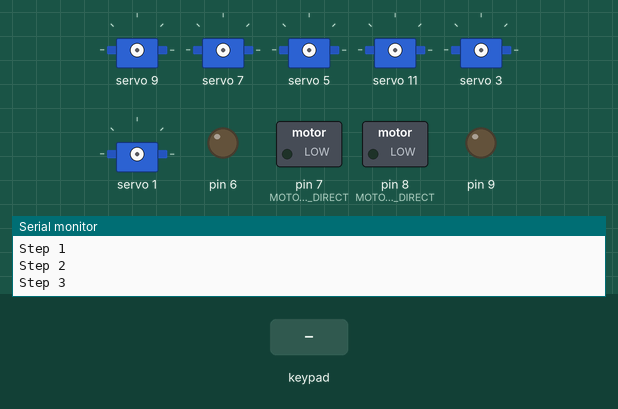
Recording of a sketch running on a simulated Arduino Uno, built with avr-gcc and run on an emulated ATmega328P. Parts: 6 × servo, switched loads named in the sketch (green lamp = pin HIGH), output pins drawn as LEDs (lit = HIGH), the last lines printed to the serial monitor. Inputs (shaded band) come from the test bench.

Above: at 1.3 s.
1.4 s: key 'U' pressed
At 2.5 s:
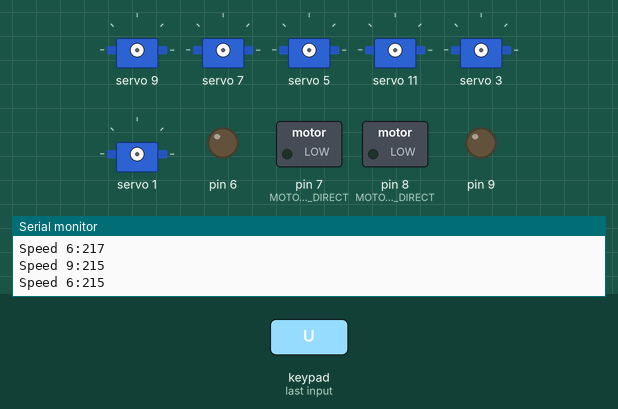
4.4 s: key 'D' pressed
At 5.8 s:
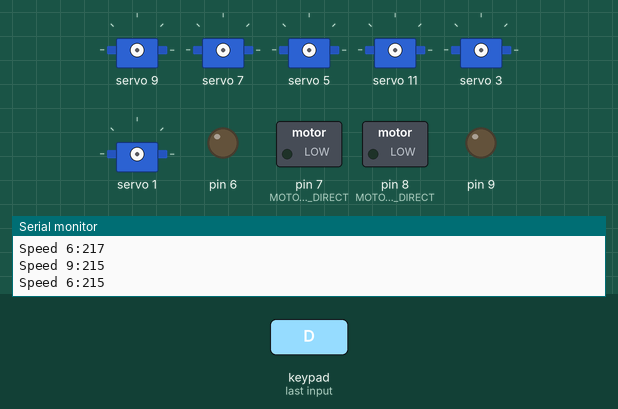
7.4 s: key 'L' pressed
At 8.4 s:
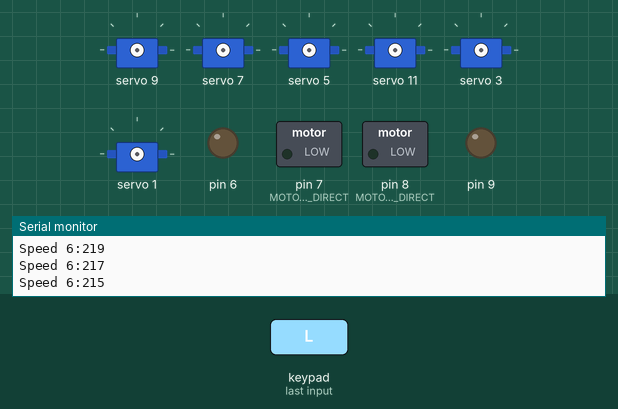
10.4 s: key 'R' pressed
At 11.7 s:
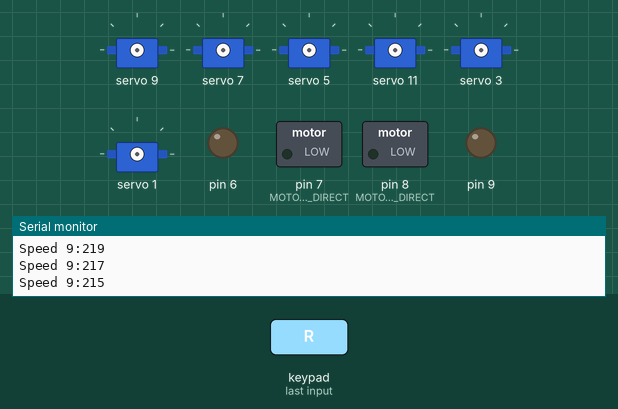
13.4 s: key '-' pressed
At 13.67 s:
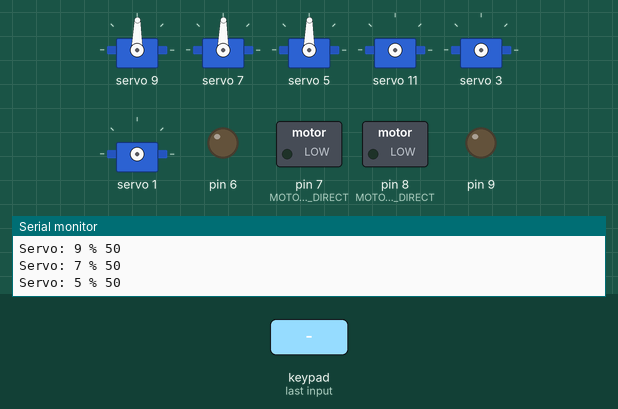
16.4 s: key 'U' pressed
At 17.5 s:
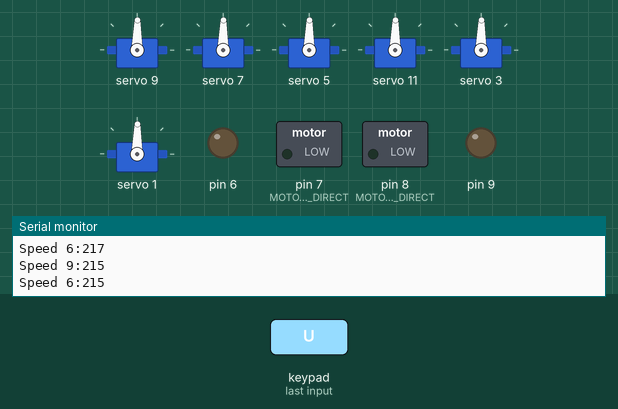
Timing chart, 0 to 19.4 s (numbered marks = the images above; inputs shaded):
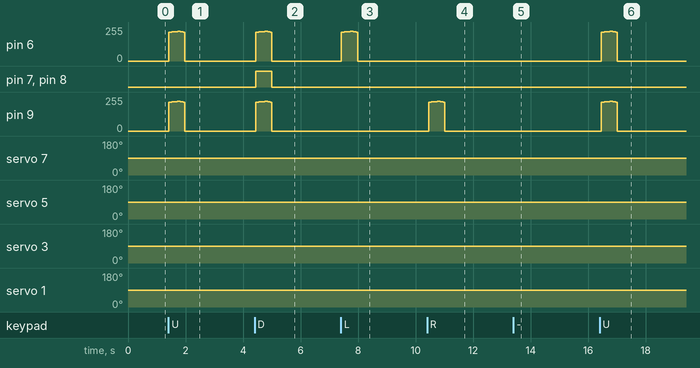

The sketch:

ps2servo.ino
```cpp
#include <PS2X_lib.h>
#include <Adafruit_PWMServoDriver.h>
#include <EEPROM.h>

//Motors
#define MOTOR_R_PWM 6
#define MOTOR_R_DIRECT 7
#define MOTOR_L_PWM 9
#define MOTOR_L_DIRECT 8

#define SPEED_MIN 215
#define SPEED_MAX 255
#define SPEED_STEP 1

#define DIRECT_FORWARD 1
#define DIRECT_BACKWARD 2

//Servos
#define SERVO_MIN  200 // this is the 'minimum' pulse length count (out of 4096)
#define SERVO_MAX  1000 // this is the 'maximum' pulse length count (out of 4096)

#define SERVO_CLAW 1 //servoClaw = 35 - 75%
#define SERVO_HAND_R 3 //servoHandR = 0 - 100%
#define SERVO_HAND_M 5 //servoHandM 10 - 90%
#define SERVO_ELBOW 7 //servoElbM 0 - 100%
#define SERVO_SHLD_M 9 //servoShldM 30 - 70%
#define SERVO_SHLD_R 11 //servoShldR 0 - 100%

Adafruit_PWMServoDriver pwm = Adafruit_PWMServoDriver();

//PS2 Joystick
PS2X ps2x;

int eeAddress = 0;
byte servoPosition[] = {50, 50, 50, 50, 50, 50, 50, 50, 50, 50, 50, 50};
byte servoActive = 0;

struct ServoSetting {
  byte claw;
  byte handr;
  byte handm;
  byte elbow;
  byte shldm;
  byte shldr;
};

byte error = 0;
byte vibrate = 0;

int motorLSpeed = 0;
int motorRSpeed = 0;
byte motorLActive = 0;
byte motorRActive = 0;

//byte motorLDirect = 1;
//byte motorRDirect = 1;
byte counterSS = 0;

void setup()
{
  Serial.begin(57600);

  error = ps2x.config_gamepad(13,4,10,5, true, true);

  if(error == 0)
    Serial.println("Found Controller, configured successful");
  else if(error == 1)
    Serial.println("No controller found");
  else if(error == 2)
    Serial.println("Controller found but not accepting commands.");
  else if(error == 3)
    Serial.println("Controller refusing to enter Pressures mode, may not support it. ");

  if (ps2x.readType() == 1)
  {
    Serial.println("DualShock Controller Found");
  } else {
    Serial.println("Unknown Controller Found");
  }
  Serial.println("Step 1");
  //Servo
  pwm.begin();
  pwm.setPWMFreq(100);

Serial.println("Step 2");

  readServoSettings();

  //Motors
  pinMode(MOTOR_R_DIRECT, OUTPUT);
  pinMode(MOTOR_L_DIRECT, OUTPUT);

Serial.println("Step 3");

  delay(100);
}

void loop()
{
  if(error == 1) //skip loop if no controller found
  {
    Serial.println("Error Joystick");
    return;
  }
//Serial.println(".");

    ps2x.read_gamepad(false, vibrate);          //read controller and set large motor to spin at 'vibrate' speed

    motorLActive = 0;
    motorRActive = 0;
    servoActive = 0;

    if(ps2x.Button(PSB_START))
    {
      // Serial.println("Start");
      //
    }
    if(ps2x.Button(PSB_SELECT))
    {
       Serial.println("Select");
       initServoTop();
    }

    if(ps2x.Button(PSB_GREEN))
    {
       Serial.println("Green");
       //initServoSerpent();
        //Serial.print("Claw pwm: "); Serial.println(pwm.getPWM(SERVO_CLAW));
        //Serial.print("Elbow pwm: "); Serial.println(pwm.getPWM(SERVO_ELBOW));
        //Serial.print("Main pwm: "); Serial.println(pwm.getPWM(SERVO_SHLD_M));
    }

    if(ps2x.Button(PSB_RED))
    {
        Serial.println("Red");
        counterSS++;
        writeServoSettings();
        Serial.println("Servo setting written");
    }
    if(ps2x.Button(PSB_BLUE))
    {
       Serial.println("Blue");
    }
    if(ps2x.Button(PSB_PINK))
    {
       Serial.println("Pink");
    }

    controlButtonMotors();

    if(ps2x.Button(PSB_R1))
    {
      controlStikMotors1();
      //stikersLog();
    }

    if(ps2x.Button(PSB_L1))
    {
      controlStikMotors2();
      //stikersLog();
    }

    if(ps2x.Button(PSB_R2))
    {
      controlStikServosBottom();
      //stikersLog();
    }

    if(ps2x.Button(PSB_L2))
    {
      controlStikServosTop();
      //stikersLog();
    }

    //by default motors speed down
    if ( motorLActive == 0 )
    {
        motorLStop();
    }
    if ( motorRActive == 0 )
    {
        motorRStop();
    }

    if (servoActive == 1)
    {
      counterSS++;
    }

    if (counterSS > 10)
    {
      counterSS = 0;
    }

    if (counterSS == 10)
    {
      counterSS++;
      writeServoSettings();
      Serial.println("Servo setting written");
    }
    delay(50);
}

//////////////
// CONTROL  //
//////////////

void controlButtonMotors()
{
  if(ps2x.Button(PSB_PAD_UP))
  {
    motorsForward();
    Serial.println("Up");
  }

  if(ps2x.Button(PSB_PAD_RIGHT))
  {
    motorsRight();
    Serial.println("Right");
  }

  if(ps2x.Button(PSB_PAD_LEFT))
  {
    motorsLeft();
    Serial.println("Left");
  }

  if(ps2x.Button(PSB_PAD_DOWN))
  {
    motorsBack();
    Serial.println("Down");
  }

  /*if ( motorsActive == 0 )
  {
    motorLSpeedDown();
    motorRSpeedDown();
  }*/
}

void controlStikMotors1()
{
  if (ps2x.Analog(PSS_LY) > 130)
  {
    Serial.println("Stick Back");
    motorsBack();
  }
  else if (ps2x.Analog(PSS_LY) < 126)
  {
    Serial.println("Stick Forward");
    motorsForward();
  }

  if (ps2x.Analog(PSS_LX) > 130)
  {
    motorsRight();
  }
  else if (ps2x.Analog(PSS_LX) < 126)
  {
    motorsLeft();
  }
}

void controlStikMotors2()
{
  if (ps2x.Analog(PSS_LY) > 130)
  {
    motorLActive = 1;
    motorLDown();

  }
  else if (ps2x.Analog(PSS_LY) < 126)
  {
    motorLActive = 1;
    motorLUp();
  }

  if (ps2x.Analog(PSS_RY) > 130)
  {
    motorRActive = 1;
    motorRDown();
  }
  else if (ps2x.Analog(PSS_RY) < 126)
  {
    motorRActive = 1;
    motorRUp();
  }
}

void controlStikServosBottom()
{
  //SERVO_SHLD_M
  if (ps2x.Analog(PSS_LY) > 130)
  {
    moveServoUp(SERVO_SHLD_M);
  }
  else if (ps2x.Analog(PSS_LY) < 126)
  {
    moveServoDown(SERVO_SHLD_M);
  }

  //SERVO_SHLD_R
  if (ps2x.Analog(PSS_LX) > 130)
  {
    moveServoUp(SERVO_SHLD_R);
  }
  else if (ps2x.Analog(PSS_LX) < 126)
  {
    moveServoDown(SERVO_SHLD_R);
  }

  //SERVO_ELBOW
  if (ps2x.Analog(PSS_RY) > 130)
  {
    moveServoUp(SERVO_ELBOW);
  }
  else if (ps2x.Analog(PSS_RY) < 126)
  {
    moveServoDown(SERVO_ELBOW);
  }

  //SERVO_HAND_R
  if (ps2x.Analog(PSS_RX) > 130)
  {
    moveServoUp(SERVO_HAND_R);
  }
  else if (ps2x.Analog(PSS_RX) < 126)
  {
    moveServoDown(SERVO_HAND_R);
  }
}
void controlStikServosTop()
{
  //SERVO_HAND_M
  if (ps2x.Analog(PSS_LY) > 130)
  {
    moveServoUp(SERVO_HAND_M);
  }
  else if (ps2x.Analog(PSS_LY) < 126)
  {
    moveServoDown(SERVO_HAND_M);
  }

  //SERVO_SHLD_R
  if (ps2x.Analog(PSS_LX) > 130)
  {
    moveServoUp(SERVO_SHLD_R);
  }
  else if (ps2x.Analog(PSS_LX) < 126)
  {
    moveServoDown(SERVO_SHLD_R);
  }

  //SERVO_ELBOW
  if (ps2x.Analog(PSS_RY) > 130)
  {
    moveServoUp(SERVO_CLAW);
  }
  else if (ps2x.Analog(PSS_RY) < 126)
  {
    moveServoDown(SERVO_CLAW);
  }

  //SERVO_HAND_R
  if (ps2x.Analog(PSS_RX) > 130)
  {
    moveServoUp(SERVO_HAND_R);
  }
  else if (ps2x.Analog(PSS_RX) < 126)
  {
    moveServoDown(SERVO_HAND_R);
  }
}

void stikersLog()
{
  Serial.print("Stick Values:");
  Serial.print(ps2x.Analog(PSS_LY), DEC); //Left stick, Y axis. Other options: LX, RY, RX
  Serial.print(",");
  Serial.print(ps2x.Analog(PSS_LX), DEC);
  Serial.print("; ");
  Serial.print(ps2x.Analog(PSS_RY), DEC);
  Serial.print(",");
  Serial.println(ps2x.Analog(PSS_RX), DEC);
}

////////////
// MOTOR  //
////////////

void motorGo(uint8_t pinDirect, uint8_t pinSpeed, int speed)
{
  if (speed < 0)
  {
    digitalWrite(pinDirect, HIGH);
  }
  else {
    digitalWrite(pinDirect, LOW);
  }

  Serial.print("Speed "); Serial.print(pinSpeed); Serial.print(":"); Serial.println(abs(speed) + SPEED_MIN);

  if (speed == 0)
  {
    analogWrite(pinSpeed, 0);
  }
  else {
    analogWrite(pinSpeed, abs(speed) + SPEED_MIN);
  }

}

//RIGHT

void motorRUp()
{
  if ( abs(motorRSpeed + SPEED_STEP) + SPEED_MIN <= SPEED_MAX )
  {
    motorRSpeed = motorRSpeed + SPEED_STEP;

    if (motorRSpeed < 0)
    {
      motorRSpeed = motorRSpeed + SPEED_STEP;
    }

  }

  motorGo(MOTOR_R_DIRECT, MOTOR_R_PWM, motorRSpeed);
}

void motorRDown()
{
  if ( abs(motorRSpeed - SPEED_STEP) + SPEED_MIN <= SPEED_MAX )
  {
    motorRSpeed = motorRSpeed - SPEED_STEP;

    if (motorRSpeed > 0)
    {
      motorRSpeed = motorRSpeed - SPEED_STEP;
    }
  }

  motorGo(MOTOR_R_DIRECT, MOTOR_R_PWM, motorRSpeed);
}

void motorRStop()
{
  if (motorRSpeed > 0)
  {
    motorRDown();
  }
  else if (motorRSpeed < 0)
  {
    motorRUp();
  }
}


//LEFT

void motorLUp()
{
  if ( abs(motorLSpeed + SPEED_STEP) + SPEED_MIN <= SPEED_MAX )
  {
    motorLSpeed = motorLSpeed + SPEED_STEP;

    if (motorLSpeed < 0)
    {
      motorLSpeed = motorLSpeed + SPEED_STEP;
    }
  }

  motorGo(MOTOR_L_DIRECT, MOTOR_L_PWM, motorLSpeed);
}

void motorLDown()
{
  if ( abs(motorLSpeed - SPEED_STEP) + SPEED_MIN <= SPEED_MAX )
  {
    motorLSpeed = motorLSpeed - SPEED_STEP;

    if (motorLSpeed > 0)
    {
      motorLSpeed = motorLSpeed - SPEED_STEP;
    }
  }

  motorGo(MOTOR_L_DIRECT, MOTOR_L_PWM, motorLSpeed);
}

void motorLStop()
{
  if (motorLSpeed > 0)
  {
    motorLDown();
  }
  else if (motorLSpeed < 0)
  {
    motorLUp();
  }
}


//ALL MOTORS

void motorsForward()
{
  motorLActive = 1;
  motorRActive = 1;
  motorLUp();
  motorRUp();
}

void motorsBack()
{
  motorLActive = 1;
  motorRActive = 1;

  motorLDown();
  motorRDown();
}

void motorsLeft()
{
  motorRActive = 1;

  motorLSpeed = SPEED_STEP;
  motorLStop();
  motorRUp();
}

void motorsRight()
{
  motorLActive = 1;

  motorRSpeed = SPEED_STEP;
  motorRStop();
  motorLUp();
}

////////////
// SERVO  //
////////////

void initServoTop()
{
  moveServo(SERVO_SHLD_M, 50);
  delay(100);
  moveServo(SERVO_ELBOW, 50);
  delay(100);
  moveServo(SERVO_HAND_M, 50);
  delay(100);
  moveServo(SERVO_SHLD_R, 50);
  delay(100);
  moveServo(SERVO_HAND_R, 50);
  delay(100);
  moveServo(SERVO_CLAW, 50);
}

void initServoSerpent()
{
  moveServo(SERVO_SHLD_M, 70);
  delay(500);
  moveServo(SERVO_ELBOW, 90);
  delay(500);
  moveServo(SERVO_HAND_M, 40);
  delay(500);

  moveServo(SERVO_SHLD_R, 50);
  delay(500);

  moveServo(SERVO_HAND_R, 50);
  delay(500);

  moveServo(SERVO_CLAW, 30);
}

void moveServoUp(byte servoNum)
{
  byte servoStep = 1;
  if (servoNum == SERVO_CLAW || servoNum == SERVO_HAND_R)
  {
    servoStep = 2;
  }

  moveServo(servoNum, servoPosition[servoNum] + servoStep);
}

void moveServoDown(byte servoNum)
{
  byte servoStep = 1;
  if (servoNum == SERVO_CLAW || servoNum == SERVO_HAND_R)
  {
    servoStep = 2;
  }

  moveServo(servoNum, servoPosition[servoNum] - servoStep);
}

void moveServo(byte servoNum, byte percent)
{
  int max = 100;
  int min = 2;
  if (servoNum == SERVO_CLAW) //servoClaw = 42 - 78%
  {
    min = 42;
    max = 78;
  }
  if (servoNum == SERVO_HAND_M) //servoHandM 10 - 90%
  {
    min = 10;
    max = 90;
  }
  if (servoNum == SERVO_SHLD_M) //servoShldM 30 - 80%
  {
    min = 30;
    max = 76;
  }

  if (percent > max)
  {
    percent = max;
  }
  else if (percent < min)
  {
    percent = min;
  }
  else {
    servoActive = 1;
    moveServoTo(servoNum, percent);
  }
}

void moveServoTo(byte servoNum, byte percent)
{
  Serial.print("Servo: "); Serial.print(servoNum); Serial.print(" % "); Serial.println(percent);

  servoPosition[servoNum] = percent;

  int servoPos = (int) ( (float) ( SERVO_MAX - SERVO_MIN ) / 100 * percent) + SERVO_MIN;
  //byte servoDelay = 1;

  pwm.setPWM(servoNum, 0, servoPos );
}

void readServoSettings()
{
  ServoSetting servoSet;
  EEPROM.get(eeAddress, servoSet);

  //Serial.print("Claw: "); Serial.println(servoSet.claw);

  if (servoSet.claw < 101 && servoSet.claw > 0)
  {
    servoPosition[SERVO_CLAW] = servoSet.claw;
  }

  if (servoSet.handr < 101 && servoSet.handr > 0)
  {
    servoPosition[SERVO_HAND_R] = servoSet.handr;
  }

  if (servoSet.handm < 101 && servoSet.handm > 0)
  {
    servoPosition[SERVO_HAND_M] = servoSet.handm;
  }

  if (servoSet.elbow < 101 && servoSet.elbow > 0)
  {
    servoPosition[SERVO_ELBOW] = servoSet.elbow;
  }

  if (servoSet.shldm < 101 && servoSet.shldm > 0)
  {
    servoPosition[SERVO_SHLD_M] = servoSet.shldm;
  }

  if (servoSet.shldr < 101 && servoSet.shldr > 0)
  {
    servoPosition[SERVO_SHLD_R] = servoSet.shldr;
  }
}


void writeServoSettings()
{
//int eeAddress = sizeof(float)

  ServoSetting servoSet;

  servoSet.claw  = servoPosition[SERVO_CLAW];
  servoSet.handr = servoPosition[SERVO_HAND_R];
  servoSet.handm = servoPosition[SERVO_HAND_M];
  servoSet.elbow = servoPosition[SERVO_ELBOW];
  servoSet.shldm = servoPosition[SERVO_SHLD_M];
  servoSet.shldr = servoPosition[SERVO_SHLD_R];

  EEPROM.put(eeAddress, servoSet);
}
```

Measured:
- after the input at 1.4 s, pin 6, pin 9: rises from 0/255 to 223/255 in 0.36 s, then falls to 0/255 in 0.20 s
- after the input at 4.4 s, pin 6, pin 9: rises from 0/255 to 223/255 in 0.36 s, then falls to 0/255 in 0.20 s; pin 7 (MOTOR_R_DIRECT), pin 8 (MOTOR_L_DIRECT): LOW → HIGH at once, → LOW 0.56 s later
- after the input at 7.4 s, pin 6: rises from 0/255 to 223/255 in 0.36 s, then falls to 0/255 in 0.20 s
- after the input at 10.4 s, pin 9: rises from 0/255 to 223/255 in 0.36 s, then falls to 0/255 in 0.20 s
- after the input at 13.4 s, servo 7: 90° → 89° after 0.13 s; servo 5: 90° → 89° after 0.23 s; servo 3: 90° → 89° after 0.43 s; servo 1: 90° → 89° after 0.53 s
- after the input at 16.4 s, pin 6, pin 9: rises from 0/255 to 223/255 in 0.36 s, then falls to 0/255 in 0.20 s
